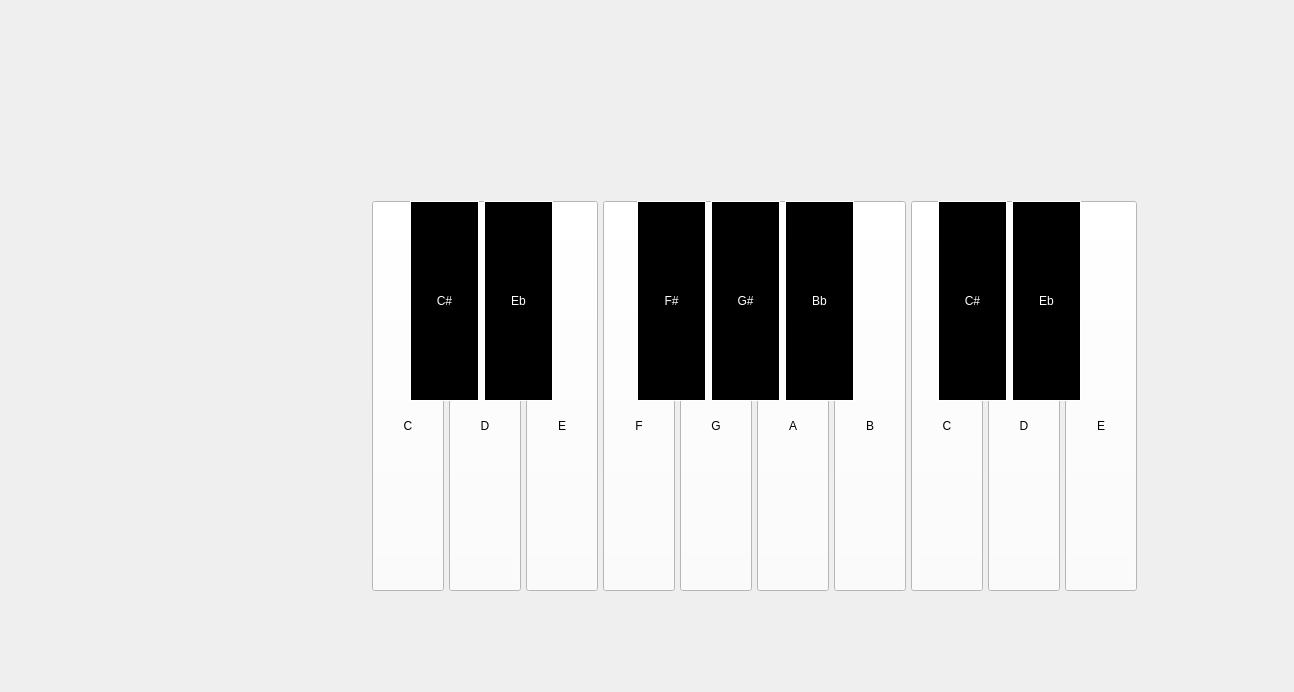
<?xml version="1.0" encoding="UTF-8"?>
<ui version="4.0">
 <class>pianotan</class>
 <widget class="QWidget" name="pianotan">
  <property name="geometry">
   <rect>
    <x>0</x>
    <y>0</y>
    <width>1294</width>
    <height>692</height>
   </rect>
  </property>
  <property name="windowTitle">
   <string>Form</string>
  </property>
  <widget class="QWidget" name="layoutWidget">
   <property name="geometry">
    <rect>
     <x>410</x>
     <y>190</y>
     <width>861</width>
     <height>457</height>
    </rect>
   </property>
   <layout class="QVBoxLayout" name="verticalLayout" stretch="0,0">
    <property name="sizeConstraint">
     <enum>QLayout::SetDefaultConstraint</enum>
    </property>
    <item>
     <spacer name="verticalSpacer">
      <property name="orientation">
       <enum>Qt::Vertical</enum>
      </property>
      <property name="sizeType">
       <enum>QSizePolicy::MinimumExpanding</enum>
      </property>
      <property name="sizeHint" stdset="0">
       <size>
        <width>20</width>
        <height>20</height>
       </size>
      </property>
     </spacer>
    </item>
    <item>
     <spacer name="verticalSpacer_2">
      <property name="orientation">
       <enum>Qt::Vertical</enum>
      </property>
      <property name="sizeType">
       <enum>QSizePolicy::MinimumExpanding</enum>
      </property>
      <property name="sizeHint" stdset="0">
       <size>
        <width>20</width>
        <height>10</height>
       </size>
      </property>
     </spacer>
    </item>
   </layout>
  </widget>
  <widget class="QWidget" name="layoutWidget_2">
   <property name="geometry">
    <rect>
     <x>340</x>
     <y>200</y>
     <width>859</width>
     <height>413</height>
    </rect>
   </property>
   <layout class="QHBoxLayout" name="horizontalLayout_3" stretch="0,0">
    <item>
     <layout class="QGridLayout" name="gridLayout_2">
      <property name="sizeConstraint">
       <enum>QLayout::SetFixedSize</enum>
      </property>
      <property name="leftMargin">
       <number>30</number>
      </property>
      <property name="rightMargin">
       <number>0</number>
      </property>
      <property name="bottomMargin">
       <number>20</number>
      </property>
      <item row="1" column="0">
       <widget class="QStackedWidget" name="stackedWidget">
        <property name="sizePolicy">
         <sizepolicy hsizetype="Fixed" vsizetype="Fixed">
          <horstretch>0</horstretch>
          <verstretch>0</verstretch>
         </sizepolicy>
        </property>
        <property name="minimumSize">
         <size>
          <width>774</width>
          <height>390</height>
         </size>
        </property>
        <property name="focusPolicy">
         <enum>Qt::StrongFocus</enum>
        </property>
        <property name="currentIndex">
         <number>1</number>
        </property>
        <widget class="QWidget" name="page"/>
        <widget class="QWidget" name="page_2">
         <property name="sizePolicy">
          <sizepolicy hsizetype="Fixed" vsizetype="Fixed">
           <horstretch>0</horstretch>
           <verstretch>0</verstretch>
          </sizepolicy>
         </property>
         <widget class="QWidget" name="horizontalLayoutWidget">
          <property name="geometry">
           <rect>
            <x>0</x>
            <y>0</y>
            <width>772</width>
            <height>411</height>
           </rect>
          </property>
          <property name="sizePolicy">
           <sizepolicy hsizetype="Preferred" vsizetype="Expanding">
            <horstretch>0</horstretch>
            <verstretch>0</verstretch>
           </sizepolicy>
          </property>
          <layout class="QHBoxLayout" name="horizontalLayout" stretch="1,1,1,1,1,1,1,1,1,1">
           <property name="spacing">
            <number>3</number>
           </property>
           <property name="sizeConstraint">
            <enum>QLayout::SetDefaultConstraint</enum>
           </property>
           <property name="leftMargin">
            <number>0</number>
           </property>
           <property name="rightMargin">
            <number>0</number>
           </property>
           <property name="bottomMargin">
            <number>20</number>
           </property>
           <item>
            <widget class="QPushButton" name="Button_C">
             <property name="sizePolicy">
              <sizepolicy hsizetype="Fixed" vsizetype="Fixed">
               <horstretch>0</horstretch>
               <verstretch>0</verstretch>
              </sizepolicy>
             </property>
             <property name="minimumSize">
              <size>
               <width>72</width>
               <height>390</height>
              </size>
             </property>
             <property name="sizeIncrement">
              <size>
               <width>10</width>
               <height>10</height>
              </size>
             </property>
             <property name="baseSize">
              <size>
               <width>1</width>
               <height>1</height>
              </size>
             </property>
             <property name="font">
              <font>
               <kerning>true</kerning>
              </font>
             </property>
             <property name="focusPolicy">
              <enum>Qt::NoFocus</enum>
             </property>
             <property name="layoutDirection">
              <enum>Qt::LeftToRight</enum>
             </property>
             <property name="styleSheet">
              <string notr="true">background-color: rgb(255, 255, 255);
selection-color: rgb(255, 255, 255);
padding-top: 60%; 
</string>
             </property>
             <property name="text">
              <string>C</string>
             </property>
             <property name="autoDefault">
              <bool>false</bool>
             </property>
            </widget>
           </item>
           <item>
            <widget class="QPushButton" name="Button_D">
             <property name="sizePolicy">
              <sizepolicy hsizetype="Fixed" vsizetype="Fixed">
               <horstretch>0</horstretch>
               <verstretch>0</verstretch>
              </sizepolicy>
             </property>
             <property name="minimumSize">
              <size>
               <width>72</width>
               <height>390</height>
              </size>
             </property>
             <property name="focusPolicy">
              <enum>Qt::NoFocus</enum>
             </property>
             <property name="layoutDirection">
              <enum>Qt::LeftToRight</enum>
             </property>
             <property name="styleSheet">
              <string notr="true">background-color: rgb(255, 255, 255);
selection-color: rgb(255, 255, 255);
padding-top: 60%; </string>
             </property>
             <property name="text">
              <string>D</string>
             </property>
            </widget>
           </item>
           <item>
            <widget class="QPushButton" name="Button_E">
             <property name="sizePolicy">
              <sizepolicy hsizetype="Fixed" vsizetype="Fixed">
               <horstretch>0</horstretch>
               <verstretch>0</verstretch>
              </sizepolicy>
             </property>
             <property name="minimumSize">
              <size>
               <width>72</width>
               <height>390</height>
              </size>
             </property>
             <property name="focusPolicy">
              <enum>Qt::NoFocus</enum>
             </property>
             <property name="layoutDirection">
              <enum>Qt::LeftToRight</enum>
             </property>
             <property name="styleSheet">
              <string notr="true">background-color: rgb(255, 255, 255);
selection-color: rgb(255, 255, 255);
padding-top: 60%; </string>
             </property>
             <property name="text">
              <string>E</string>
             </property>
            </widget>
           </item>
           <item>
            <widget class="QPushButton" name="Button_F">
             <property name="sizePolicy">
              <sizepolicy hsizetype="Fixed" vsizetype="Fixed">
               <horstretch>0</horstretch>
               <verstretch>0</verstretch>
              </sizepolicy>
             </property>
             <property name="minimumSize">
              <size>
               <width>72</width>
               <height>390</height>
              </size>
             </property>
             <property name="focusPolicy">
              <enum>Qt::NoFocus</enum>
             </property>
             <property name="layoutDirection">
              <enum>Qt::LeftToRight</enum>
             </property>
             <property name="styleSheet">
              <string notr="true">background-color: rgb(255, 255, 255);
selection-color: rgb(255, 255, 255);
padding-top: 60%; </string>
             </property>
             <property name="text">
              <string>F</string>
             </property>
            </widget>
           </item>
           <item>
            <widget class="QPushButton" name="Button_G">
             <property name="sizePolicy">
              <sizepolicy hsizetype="Fixed" vsizetype="Fixed">
               <horstretch>0</horstretch>
               <verstretch>0</verstretch>
              </sizepolicy>
             </property>
             <property name="minimumSize">
              <size>
               <width>72</width>
               <height>390</height>
              </size>
             </property>
             <property name="focusPolicy">
              <enum>Qt::NoFocus</enum>
             </property>
             <property name="layoutDirection">
              <enum>Qt::LeftToRight</enum>
             </property>
             <property name="styleSheet">
              <string notr="true">background-color: rgb(255, 255, 255);
selection-color: rgb(255, 255, 255);
padding-top: 60%; </string>
             </property>
             <property name="text">
              <string>G</string>
             </property>
            </widget>
           </item>
           <item>
            <widget class="QPushButton" name="Button_A">
             <property name="sizePolicy">
              <sizepolicy hsizetype="Fixed" vsizetype="Fixed">
               <horstretch>0</horstretch>
               <verstretch>0</verstretch>
              </sizepolicy>
             </property>
             <property name="minimumSize">
              <size>
               <width>72</width>
               <height>390</height>
              </size>
             </property>
             <property name="focusPolicy">
              <enum>Qt::NoFocus</enum>
             </property>
             <property name="layoutDirection">
              <enum>Qt::LeftToRight</enum>
             </property>
             <property name="styleSheet">
              <string notr="true">background-color: rgb(255, 255, 255);
selection-color: rgb(255, 255, 255);
padding-top: 60%; </string>
             </property>
             <property name="text">
              <string>A</string>
             </property>
            </widget>
           </item>
           <item>
            <widget class="QPushButton" name="Button_B">
             <property name="sizePolicy">
              <sizepolicy hsizetype="Fixed" vsizetype="Fixed">
               <horstretch>0</horstretch>
               <verstretch>0</verstretch>
              </sizepolicy>
             </property>
             <property name="minimumSize">
              <size>
               <width>72</width>
               <height>390</height>
              </size>
             </property>
             <property name="focusPolicy">
              <enum>Qt::NoFocus</enum>
             </property>
             <property name="layoutDirection">
              <enum>Qt::LeftToRight</enum>
             </property>
             <property name="styleSheet">
              <string notr="true">background-color: rgb(255, 255, 255);
selection-color: rgb(255, 255, 255);
padding-top: 60%; </string>
             </property>
             <property name="text">
              <string>B</string>
             </property>
            </widget>
           </item>
           <item>
            <widget class="QPushButton" name="Button_C_3">
             <property name="sizePolicy">
              <sizepolicy hsizetype="Fixed" vsizetype="Fixed">
               <horstretch>0</horstretch>
               <verstretch>0</verstretch>
              </sizepolicy>
             </property>
             <property name="minimumSize">
              <size>
               <width>72</width>
               <height>390</height>
              </size>
             </property>
             <property name="sizeIncrement">
              <size>
               <width>10</width>
               <height>10</height>
              </size>
             </property>
             <property name="baseSize">
              <size>
               <width>1</width>
               <height>1</height>
              </size>
             </property>
             <property name="font">
              <font>
               <kerning>true</kerning>
              </font>
             </property>
             <property name="focusPolicy">
              <enum>Qt::NoFocus</enum>
             </property>
             <property name="layoutDirection">
              <enum>Qt::LeftToRight</enum>
             </property>
             <property name="styleSheet">
              <string notr="true">background-color: rgb(255, 255, 255);
selection-color: rgb(255, 255, 255);
padding-top: 60%; 
</string>
             </property>
             <property name="text">
              <string>C</string>
             </property>
             <property name="autoDefault">
              <bool>false</bool>
             </property>
            </widget>
           </item>
           <item>
            <widget class="QPushButton" name="Button_D_2">
             <property name="sizePolicy">
              <sizepolicy hsizetype="Fixed" vsizetype="Fixed">
               <horstretch>0</horstretch>
               <verstretch>0</verstretch>
              </sizepolicy>
             </property>
             <property name="minimumSize">
              <size>
               <width>72</width>
               <height>390</height>
              </size>
             </property>
             <property name="focusPolicy">
              <enum>Qt::NoFocus</enum>
             </property>
             <property name="layoutDirection">
              <enum>Qt::LeftToRight</enum>
             </property>
             <property name="styleSheet">
              <string notr="true">background-color: rgb(255, 255, 255);
selection-color: rgb(255, 255, 255);
padding-top: 60%; </string>
             </property>
             <property name="text">
              <string>D</string>
             </property>
            </widget>
           </item>
           <item>
            <widget class="QPushButton" name="Button_E_2">
             <property name="sizePolicy">
              <sizepolicy hsizetype="Fixed" vsizetype="Fixed">
               <horstretch>0</horstretch>
               <verstretch>0</verstretch>
              </sizepolicy>
             </property>
             <property name="minimumSize">
              <size>
               <width>72</width>
               <height>390</height>
              </size>
             </property>
             <property name="focusPolicy">
              <enum>Qt::NoFocus</enum>
             </property>
             <property name="layoutDirection">
              <enum>Qt::LeftToRight</enum>
             </property>
             <property name="styleSheet">
              <string notr="true">background-color: rgb(255, 255, 255);
selection-color: rgb(255, 255, 255);
padding-top: 60%; </string>
             </property>
             <property name="text">
              <string>E</string>
             </property>
            </widget>
           </item>
          </layout>
         </widget>
         <widget class="QWidget" name="horizontalLayoutWidget_2">
          <property name="geometry">
           <rect>
            <x>40</x>
            <y>0</y>
            <width>671</width>
            <height>221</height>
           </rect>
          </property>
          <property name="sizePolicy">
           <sizepolicy hsizetype="Preferred" vsizetype="Preferred">
            <horstretch>0</horstretch>
            <verstretch>0</verstretch>
           </sizepolicy>
          </property>
          <layout class="QHBoxLayout" name="horizontalLayout_2" stretch="1,1,1,1,1,1,1,1,1">
           <property name="spacing">
            <number>5</number>
           </property>
           <property name="bottomMargin">
            <number>20</number>
           </property>
           <item>
            <widget class="QPushButton" name="Button_C_2">
             <property name="sizePolicy">
              <sizepolicy hsizetype="Fixed" vsizetype="Fixed">
               <horstretch>0</horstretch>
               <verstretch>0</verstretch>
              </sizepolicy>
             </property>
             <property name="minimumSize">
              <size>
               <width>69</width>
               <height>200</height>
              </size>
             </property>
             <property name="focusPolicy">
              <enum>Qt::NoFocus</enum>
             </property>
             <property name="layoutDirection">
              <enum>Qt::LeftToRight</enum>
             </property>
             <property name="styleSheet">
              <string notr="true">background-color: rgb(0, 0, 0);
border-width:1px;
border-style:solid;
border-right-color: rgb(255, 255, 255);
color: rgb(255, 255, 255);</string>
             </property>
             <property name="text">
              <string>C#</string>
             </property>
            </widget>
           </item>
           <item>
            <widget class="QPushButton" name="Button_Eb">
             <property name="sizePolicy">
              <sizepolicy hsizetype="Fixed" vsizetype="Fixed">
               <horstretch>0</horstretch>
               <verstretch>0</verstretch>
              </sizepolicy>
             </property>
             <property name="minimumSize">
              <size>
               <width>69</width>
               <height>200</height>
              </size>
             </property>
             <property name="focusPolicy">
              <enum>Qt::NoFocus</enum>
             </property>
             <property name="layoutDirection">
              <enum>Qt::LeftToRight</enum>
             </property>
             <property name="styleSheet">
              <string notr="true">background-color: rgb(0, 0, 0);
border-width:1px;
border-style:solid;
border-right-color: rgb(255, 255, 255);
color: rgb(255, 255, 255);</string>
             </property>
             <property name="text">
              <string>Eb</string>
             </property>
            </widget>
           </item>
           <item>
            <spacer name="horizontalSpacer">
             <property name="sizePolicy">
              <sizepolicy hsizetype="Minimum" vsizetype="Minimum">
               <horstretch>0</horstretch>
               <verstretch>0</verstretch>
              </sizepolicy>
             </property>
             <property name="minimumSize">
              <size>
               <width>69</width>
               <height>200</height>
              </size>
             </property>
             <property name="orientation">
              <enum>Qt::Horizontal</enum>
             </property>
             <property name="sizeHint" stdset="0">
              <size>
               <width>40</width>
               <height>20</height>
              </size>
             </property>
            </spacer>
           </item>
           <item>
            <widget class="QPushButton" name="Button_F_2">
             <property name="sizePolicy">
              <sizepolicy hsizetype="Fixed" vsizetype="Fixed">
               <horstretch>0</horstretch>
               <verstretch>0</verstretch>
              </sizepolicy>
             </property>
             <property name="minimumSize">
              <size>
               <width>69</width>
               <height>200</height>
              </size>
             </property>
             <property name="focusPolicy">
              <enum>Qt::NoFocus</enum>
             </property>
             <property name="layoutDirection">
              <enum>Qt::LeftToRight</enum>
             </property>
             <property name="styleSheet">
              <string notr="true">background-color: rgb(0, 0, 0);
border-width:1px;
border-style:solid;
border-right-color: rgb(255, 255, 255);
color: rgb(255, 255, 255);</string>
             </property>
             <property name="text">
              <string>F#</string>
             </property>
            </widget>
           </item>
           <item>
            <widget class="QPushButton" name="Button_G_2">
             <property name="sizePolicy">
              <sizepolicy hsizetype="Fixed" vsizetype="Fixed">
               <horstretch>0</horstretch>
               <verstretch>0</verstretch>
              </sizepolicy>
             </property>
             <property name="minimumSize">
              <size>
               <width>69</width>
               <height>200</height>
              </size>
             </property>
             <property name="focusPolicy">
              <enum>Qt::NoFocus</enum>
             </property>
             <property name="layoutDirection">
              <enum>Qt::LeftToRight</enum>
             </property>
             <property name="styleSheet">
              <string notr="true">background-color: rgb(0, 0, 0);
border-width:1px;
border-style:solid;
border-right-color: rgb(255, 255, 255);
color: rgb(255, 255, 255);</string>
             </property>
             <property name="text">
              <string>G#</string>
             </property>
            </widget>
           </item>
           <item>
            <widget class="QPushButton" name="Button_Bb">
             <property name="sizePolicy">
              <sizepolicy hsizetype="Fixed" vsizetype="Fixed">
               <horstretch>0</horstretch>
               <verstretch>0</verstretch>
              </sizepolicy>
             </property>
             <property name="minimumSize">
              <size>
               <width>69</width>
               <height>200</height>
              </size>
             </property>
             <property name="focusPolicy">
              <enum>Qt::NoFocus</enum>
             </property>
             <property name="layoutDirection">
              <enum>Qt::LeftToRight</enum>
             </property>
             <property name="styleSheet">
              <string notr="true">background-color: rgb(0, 0, 0);
border-width:1px;
border-style:solid;
border-right-color: rgb(255, 255, 255);
color: rgb(255, 255, 255);</string>
             </property>
             <property name="text">
              <string>Bb</string>
             </property>
            </widget>
           </item>
           <item>
            <spacer name="horizontalSpacer_4">
             <property name="sizePolicy">
              <sizepolicy hsizetype="Minimum" vsizetype="Minimum">
               <horstretch>0</horstretch>
               <verstretch>0</verstretch>
              </sizepolicy>
             </property>
             <property name="minimumSize">
              <size>
               <width>69</width>
               <height>200</height>
              </size>
             </property>
             <property name="orientation">
              <enum>Qt::Horizontal</enum>
             </property>
             <property name="sizeHint" stdset="0">
              <size>
               <width>66</width>
               <height>197</height>
              </size>
             </property>
            </spacer>
           </item>
           <item>
            <widget class="QPushButton" name="Button_C_4">
             <property name="sizePolicy">
              <sizepolicy hsizetype="Fixed" vsizetype="Fixed">
               <horstretch>0</horstretch>
               <verstretch>0</verstretch>
              </sizepolicy>
             </property>
             <property name="minimumSize">
              <size>
               <width>69</width>
               <height>200</height>
              </size>
             </property>
             <property name="focusPolicy">
              <enum>Qt::NoFocus</enum>
             </property>
             <property name="layoutDirection">
              <enum>Qt::LeftToRight</enum>
             </property>
             <property name="styleSheet">
              <string notr="true">background-color: rgb(0, 0, 0);
border-width:1px;
border-style:solid;
border-right-color: rgb(255, 255, 255);
color: rgb(255, 255, 255);</string>
             </property>
             <property name="text">
              <string>C#</string>
             </property>
            </widget>
           </item>
           <item>
            <widget class="QPushButton" name="Button_Eb_2">
             <property name="sizePolicy">
              <sizepolicy hsizetype="Fixed" vsizetype="Fixed">
               <horstretch>0</horstretch>
               <verstretch>0</verstretch>
              </sizepolicy>
             </property>
             <property name="minimumSize">
              <size>
               <width>69</width>
               <height>200</height>
              </size>
             </property>
             <property name="focusPolicy">
              <enum>Qt::NoFocus</enum>
             </property>
             <property name="layoutDirection">
              <enum>Qt::LeftToRight</enum>
             </property>
             <property name="styleSheet">
              <string notr="true">background-color: rgb(0, 0, 0);
border-width:1px;
border-style:solid;
border-right-color: rgb(255, 255, 255);
color: rgb(255, 255, 255);</string>
             </property>
             <property name="text">
              <string>Eb</string>
             </property>
            </widget>
           </item>
          </layout>
         </widget>
        </widget>
       </widget>
      </item>
     </layout>
    </item>
    <item>
     <spacer name="horizontalSpacer_3">
      <property name="orientation">
       <enum>Qt::Horizontal</enum>
      </property>
      <property name="sizeType">
       <enum>QSizePolicy::MinimumExpanding</enum>
      </property>
      <property name="sizeHint" stdset="0">
       <size>
        <width>20</width>
        <height>20</height>
       </size>
      </property>
     </spacer>
    </item>
   </layout>
  </widget>
 </widget>
 <resources/>
 <connections/>
</ui>
